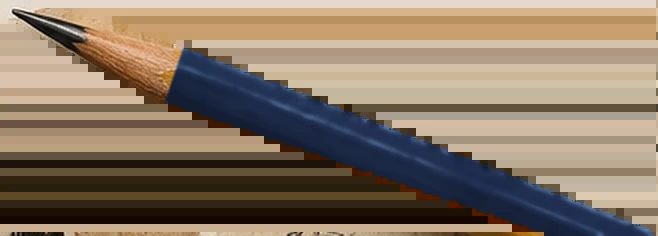
#> input picture src/assets/decor/lapiz-marino.webp, 658 x 236 px
$ python lapiz-entero.py ../src/assets/decor/lapiz-marino.webp ../src/assets/decor/lapiz-entero.webp ../src/assets/decor/lapiz-entero.webp
#> lines starting #> are read from the running program, lines starting #| are printed output that depends on the picture; long printed decimals are rounded
"""Remata el lápiz azul marino: la foto acababa cortada en diagonal (estaba
pensada para salirse de la pantalla). Se corta perpendicular al eje, antes
del corte de la foto, y se dibuja el extremo: canto redondeado y la cara
del final con la madera y la mina asomando.

Uso: python scripts/lapiz-entero.py src/assets/decor/lapiz-marino.webp src/assets/decor/lapiz-entero.webp [vista-previa.png]
"""
import sys

import cv2
import numpy as np

src, dst = sys.argv[1], sys.argv[2]
prev = sys.argv[3] if len(sys.argv) > 3 else None
im = cv2.imread(src, cv2.IMREAD_UNCHANGED).astype(np.float32)
h, w = im.shape[:2]
#> h = 236; w = 658
a = im[..., 3] / 255
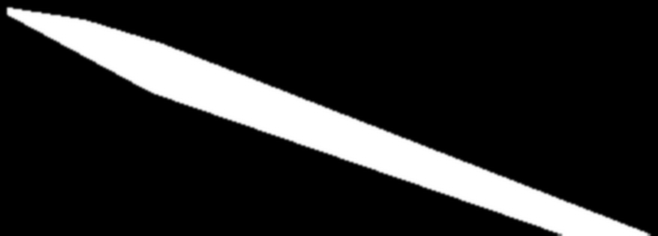
#> a: shape (236, 658) float32; min 0, max 1, mean 0.158

# Eje del lápiz por componentes principales de la silueta
ys, xs = np.nonzero(a > 0.5)
c = np.array([xs.mean(), ys.mean()])
#> c = [311.9, 124.2]
cov = np.cov(np.vstack([xs - c[0], ys - c[1]]))
#> cov = [[25534.9, 9388], [9388, 3609.5]]
val, vec = np.linalg.eigh(cov)
#> val = [139.1, 29005.4]; vec = [[0.347, -0.938], [-0.938, -0.347]]
eje = vec[:, 1] if vec[0, 1] > 0 else -vec[:, 1]          # hacia el final (derecha)
#> eje = [0.938, 0.347]
nor = np.array([-eje[1], eje[0]])
#> nor = [-0.347, 0.938]
yy, xx = np.mgrid[:h, :w].astype(np.float32)
t = (xx - c[0]) * eje[0] + (yy - c[1]) * eje[1]
n = (xx - c[0]) * nor[0] + (yy - c[1]) * nor[1]
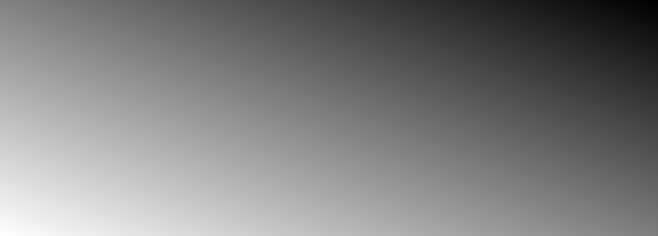
#> n: shape (236, 658) float32; min -236.1, max 212.1, mean -12; drawn with min black and max white

# Grosor del cuerpo y dónde deja de estar entero
tt = t[a > 0.5]; nn = n[a > 0.5]
paso = np.arange(int(tt.min()), int(tt.max()))
#> paso = 680 values from -326 to 353
anchos = np.array([np.ptp(nn[(tt >= k) & (tt < k + 1)]) if np.any((tt >= k) & (tt < k + 1)) else 0 for k in paso])
#> anchos = 680 values, max 49.04 at index 167, min 0.938 at index 679, mean 35.06
grosor = np.median(anchos[len(anchos) // 2: int(len(anchos) * 0.8)])
#> grosor = 37.34
completo = paso[anchos >= grosor * 0.96]
#> completo = 398 values from -231 to 182
fin = completo.max() - 6
#> fin = 176
medio = np.median(nn[(tt > fin - 40) & (tt < fin)])
#> medio = 0.548
r = grosor / 2
#> r = 18.67
print('eje', eje, 'grosor', grosor, 'fin', fin)
#| eje [0.938 0.3467] grosor 37.336 fin 176

# Silueta nueva: corte recto con el canto suavemente redondeado
radio = 3.0
dn = np.abs(n - medio)
esquina = np.clip(dn - (r - radio), 0, None)
borde = fin - (radio - np.sqrt(np.clip(radio ** 2 - esquina ** 2, 0, None)))
corte = np.clip(borde - t + 0.5, 0, 1)
alfa = a * corte

# Cara del final: una franja estrecha (se ve casi de canto) con madera y mina
# (una elipse muy aplastada: el lápiz se ve casi desde arriba)
ancho = 7.0
elipse = ((t - (borde - ancho)) / ancho) ** 2 + (dn / (r * 0.9)) ** 2
cara = np.clip((1 - elipse) * 4, 0, 1) * (t > borde - ancho)
madera = np.array([118, 170, 214], np.float32)  # BGR
mina = np.array([60, 58, 58], np.float32)
col = im[..., :3].copy()
cuerpoOsc = col * 0.78
dmina = np.sqrt(((t - (borde - ancho * 0.55)) / (ancho * 0.35)) ** 2 + (dn / (r * 0.3)) ** 2)
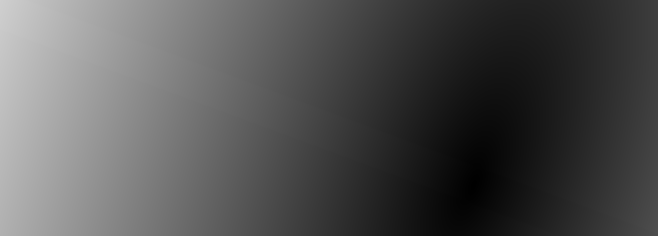
#> dmina: shape (236, 658) float32; min 0.117, max 207.3, mean 82.8
mezcla = np.where((dmina < 1)[..., None], mina, madera)
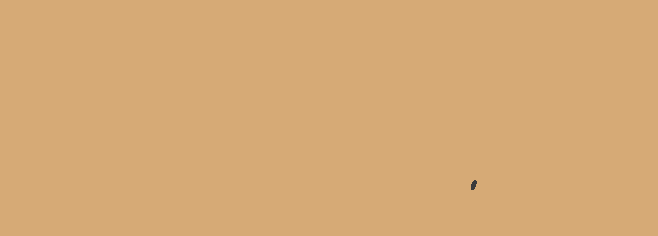
#> mezcla: shape (236, 658, 3) float32; mean of channels 0, 1, 2 118, 170, 214; drawn as B, G, R
f = (cara * 0.95)[..., None]
col = col * (1 - f) + mezcla * f

out = np.dstack([np.clip(col, 0, 255), np.clip(alfa * 255, 0, 255)]).astype(np.uint8)
# Recorta el sobrante transparente
ys, xs = np.nonzero(out[..., 3] > 0)
out = out[: ys.max() + 4, : xs.max() + 4]
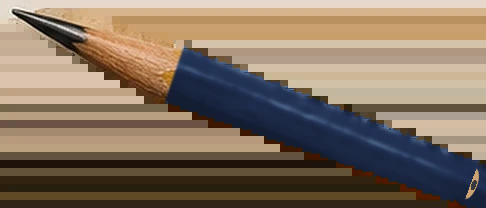
#> out: shape (208, 486, 4); mean B, G, R, A 97.6, 115.2, 132.3, 49.8
cv2.imwrite(dst, out, [cv2.IMWRITE_WEBP_QUALITY, 92])
if prev:
    k = out[..., 3:4] / 255
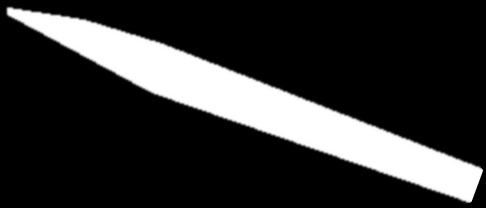
#> k: shape (208, 486, 1) float64; min 0, max 1, mean 0.195
    big = (out[..., :3] * k + np.array([210, 224, 232]) * (1 - k)).astype(np.uint8)
    cv2.imwrite(prev, cv2.resize(big, None, fx=2, fy=2))
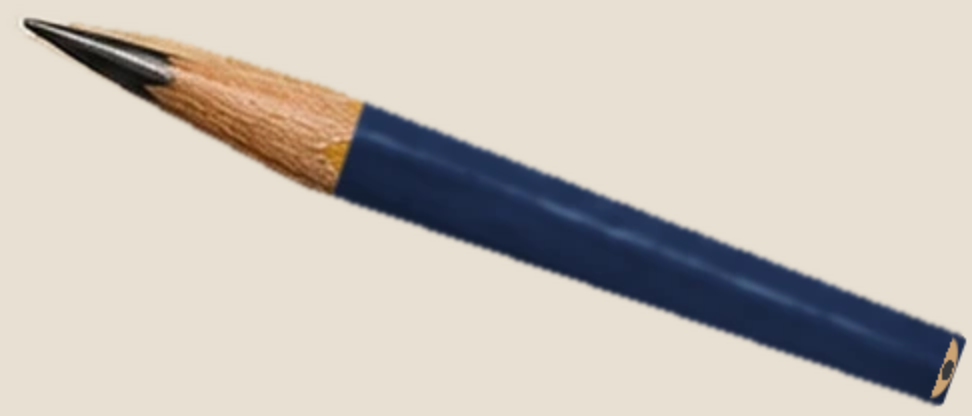
#> saved as lapiz-entero.webp: shape (416, 972, 3); mean B, G, R 184.4, 193.6, 200.3
print('ok', out.shape)
#| ok (208, 486, 4)

$ run again, with src/assets/decor/cafe.webp copied over src/assets/decor/lapiz-marino.webp
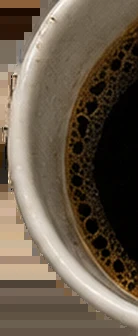
#> input picture src/assets/decor/cafe.webp, 138 x 336 px
#> c = [81.81, 147.2]
#> cov = [[1183.1, 358], [358, 6808.4]]
#> val = [1160.4, 6831.1]; vec = [[-0.998, 0.0633], [0.0633, 0.998]]
#> eje = [0.0633, 0.998]
#> nor = [-0.998, 0.0633]
#> `n = (xx - c[0]) * nor[0] + (yy - c[1]) * nor[1]`:
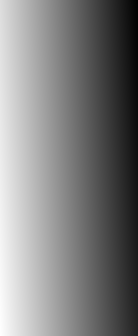
#> n: shape (336, 138) float32; min -64.39, max 93.53, mean 14.6; drawn with min black and max white
#> anchos = 330 values, max 129.2 at index 122, min 4.99 at index 329, mean 100.9
#> grosor = 112.2
#> completo = 185 values from -109 to 75
#> fin = 69
#> medio = 6.83
#> r = 56.11
#| eje [0.06326 0.998] grosor 112.218 fin 69
#> `big = (out[..., :3] * k + np.array([210, 224, 232]) * (1 - k)).astype(..`:
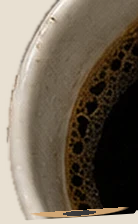
#> big: shape (224, 138, 3); mean B, G, R 88.8, 103.5, 114.4
#| ok (224, 138, 4)

$ run again, with src/assets/decor/chai.webp copied over src/assets/decor/lapiz-marino.webp
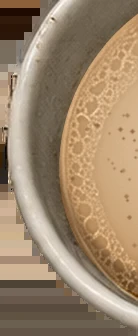
#> input picture src/assets/decor/chai.webp, 138 x 336 px
#> c = [81.81, 147.2]
#> cov = [[1183.1, 358], [358, 6808.4]]
#> val = [1160.4, 6831.1]; vec = [[-0.998, 0.0633], [0.0633, 0.998]]
#> eje = [0.0633, 0.998]
#> nor = [-0.998, 0.0633]
#> `n = (xx - c[0]) * nor[0] + (yy - c[1]) * nor[1]`:
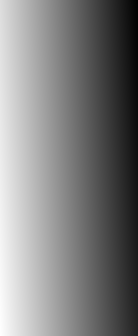
#> n: shape (336, 138) float32; min -64.39, max 93.53, mean 14.6; drawn with min black and max white
#> anchos = 330 values, max 129.2 at index 122, min 4.99 at index 329, mean 100.9
#> grosor = 112.2
#> completo = 185 values from -109 to 75
#> fin = 69
#> medio = 6.83
#> r = 56.11
#| eje [0.06326 0.998] grosor 112.218 fin 69
#> `big = (out[..., :3] * k + np.array([210, 224, 232]) * (1 - k)).astype(..`:
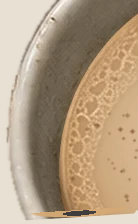
#> big: shape (224, 138, 3); mean B, G, R 129.4, 156.4, 178.2
#| ok (224, 138, 4)
